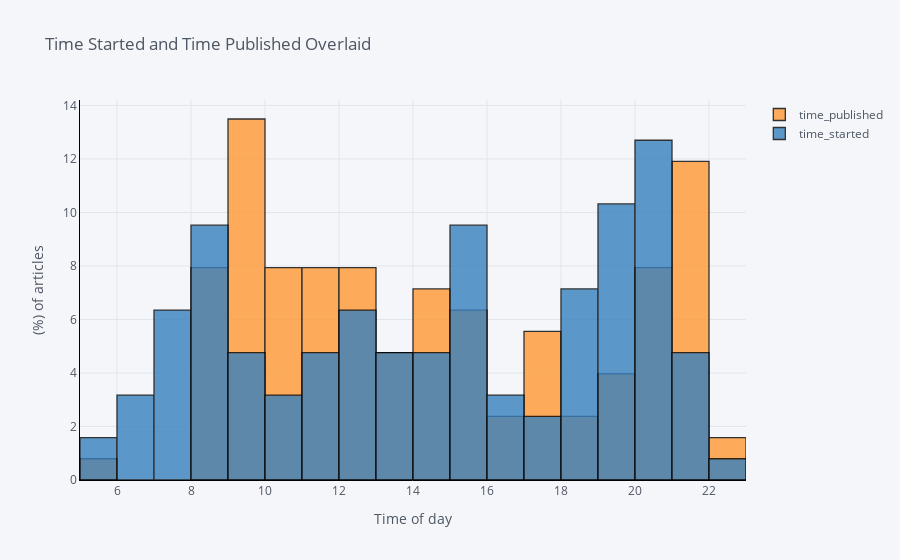

The notebook cell this image was saved under:
### Code cell
#  Overlaid histogram
def to_time(dt):
    return dt.hour + dt.minute / 60

df['time_started'] = df['started_date'].apply(to_time)
df['time_published'] = df['published_date'].apply(to_time)

df[["time_published", "time_started"]].iplot(
    kind="hist",
    bins=24,
    linecolor="black",
    opacity=0.8,
    histnorm="percent",
    barmode="overlay",
    xTitle="Time of day",
    yTitle="(%) of articles",
    title="Time Started and Time Published Overlaid",
)
#df[['time_started', 'time_published']].iplot(kind='hist', histnorm='percent', 
#                                           barmode='overlay', xTitle='Time of Day', 
#                                           yTitle='(%) of Article', title='Time Started and Time Published')

### Figure 1 — Plotly figure (JSON) as saved in the notebook; plotly's stock layout.template omitted (floating-point values rounded to 4 significant figures)
{"data": [{"histfunc": "count", "histnorm": "percent", "marker": {"color": "rgba(255, 153, 51, 1.0)", "line": {"color": "#000000", "width": 1.3}}, "name": "time_published", "nbinsx": 24, "opacity": 0.8, "orientation": "v", "type": "histogram", "x": [14.42, 22.03, 12.92, 9.133, 8.85, 21.15, 17.9, 21.28, 17.83, 14.35, 14.4, 12.97, 12.97, 19.97, 15.28, 17.05, 14.03, 17.1, 15.15, 15.07, 10.33, 11.33, 11.37, 18.85, 13.75, 20.25, 20.62, 9.75, 16.97, 21.82, 20.8, 9.85, 15.4, 19.7, 8.917, 15.5, 20.27, 14.37, 18.45, 20.28, 8.667, 11.68, 9.433, 9.2, 9.15, 22.48, 18.95, 11.45, 12.82, 9.55, 11.17, 16.27, 10.48, 9.783, 12.73, 8.6, 14.2, 20.63, 13.52, 13.57, 15.45, 11.07, 12.55, 9.567, 9.8, 14.27, 11.65, 10.02, 20.58, 10.2, 8.433, 8.55, 11.07, 8.95, 9.583, 9.067, 5.883, 14.72, 19.82, 9.8, 9.85, 19.13, 12.73, 17.45, 9.433, 10.52, 17.92, 10.43, 13.68, 21.07, 13.17, 12.52, 10.43, 15.53, 20.73, 21.5, 10.23, 10.28, 9, 8.583, 21.9, 19.95, 13.42, 10.38, 11.83, 16.27, 14.68, 21.27, 12.65, 21.05, 20.07, 20.38, 15.47, 21.37, 21.4, 21.42, 21.43, 21.43, 21.45, 8, 12.52, 11.6, 17.88, 8.25, 9.483, 21.07]}, {"histfunc": "count", "histnorm": "percent", "marker": {"color": "rgba(55, 128, 191, 1.0)", "line": {"color": "#000000", "width": 1.3}}, "name": "time_started", "nbinsx": 24, "opacity": 0.8, "orientation": "v", "type": "histogram", "x": [14.4, 22.03, 12, 18.35, 20.3, 19.12, 11.52, 20.82, 9.1, 20.07, 15.23, 11.33, 13.03, 6.967, 12.62, 15.78, 20.72, 15.3, 14.02, 13.55, 6.1, 15.18, 19.47, 18.78, 18.8, 21.63, 13.3, 20.73, 17.38, 12.43, 8.75, 8.067, 10.7, 18.27, 7.267, 18.45, 15.78, 21.08, 19.8, 18.37, 20.53, 7.6, 20.63, 7.817, 20.63, 7.3, 8.25, 19.1, 7.783, 20.63, 14.53, 12.37, 12.67, 12.37, 21.35, 9.55, 20.1, 9.967, 19.95, 11.03, 13.03, 19.45, 13.63, 13.98, 9.6, 12.13, 18.18, 6.85, 18.2, 16.28, 10.92, 16, 19.12, 19.93, 7.033, 11.18, 20.47, 15.3, 19.02, 12.02, 9.217, 8.667, 20.02, 15.45, 14.9, 5.467, 10.85, 20.07, 14.35, 19.87, 5.05, 16.35, 6.983, 20.22, 21.15, 8.4, 15.68, 15.28, 10.38, 11.3, 20.2, 17.12, 17.78, 15.72, 21.28, 19.85, 19.85, 19.17, 7.867, 18.8, 8.717, 15.43, 14.75, 8.25, 8.367, 8.283, 8.333, 8.317, 8.35, 7.333, 15.48, 11.68, 16.93, 20.15, 9.95, 21.6]}], "layout": {"barmode": "overlay", "legend": {"bgcolor": "#F5F6F9", "font": {"color": "#4D5663"}}, "paper_bgcolor": "#F5F6F9", "plot_bgcolor": "#F5F6F9", "title": {"font": {"color": "#4D5663"}, "text": "Time Started and Time Published Overlaid"}, "xaxis": {"gridcolor": "#E1E5ED", "linecolor": "black", "showgrid": true, "tickfont": {"color": "#4D5663"}, "title": {"font": {"color": "#4D5663"}, "text": "Time of day"}, "zerolinecolor": "#E1E5ED"}, "yaxis": {"gridcolor": "#E1E5ED", "linecolor": "black", "showgrid": true, "tickfont": {"color": "#4D5663"}, "title": {"font": {"color": "#4D5663"}, "text": "(%) of articles"}, "zerolinecolor": "#E1E5ED"}}}
